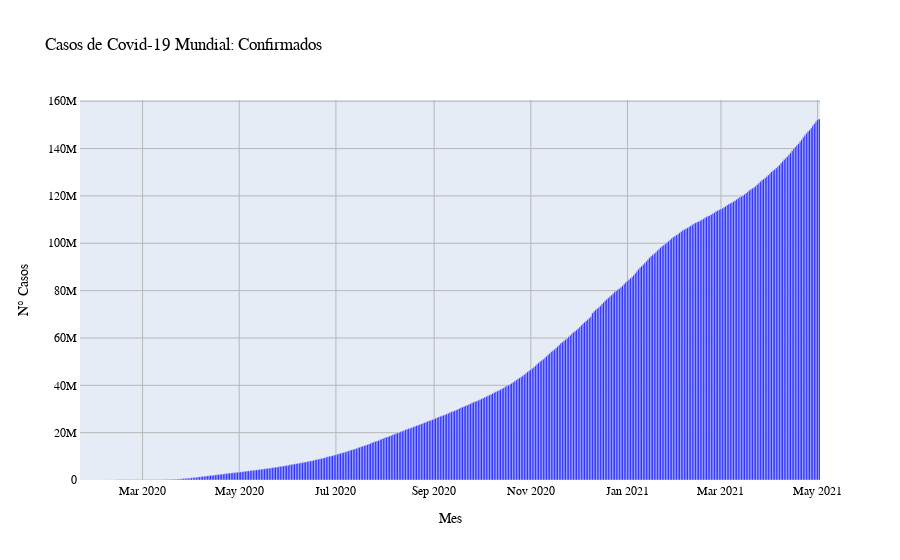

This figure's notebook cell:
### Markdown cell above
### Barras <br>
Se crea una gráfica de barras para cada categoría correspondiente al día de observación

### Code cell
trace1 = go.Bar(x = confirmed['ObservationDate'],
               y = confirmed['Confirmed'],
               name = 'Confirmados',
               marker_color = 'blue')

layout = go.Layout(barmode = 'group',
                  bargap = 0,
                  bargroupgap = 0,
                  title = "Casos de Covid-19 Mundial: Confirmados",
                  xaxis = dict(title='Mes',zeroline = False,
                              gridcolor = 'rgb(183,183,183)',showline = True),
                  yaxis = dict(title='N° Casos',zeroline = False,
                                gridcolor = 'rgb(183,183,183)',showline = True),
                   font = dict(family = 'Courier New, monospace', size = 12, color= 'rgb(0,0,0)'),
                   legend = dict(x = 0, y = 1.0, bgcolor = 'rgba(255, 255, 255, 0)', bordercolor = 'rgba(255, 255, 255, 0)')
                  )

data = [trace1]
fig = go.Figure(data = data, layout= layout)
iplot(fig)

### Figure 1 — Plotly figure (JSON) as saved in the notebook; plotly's stock layout.template omitted (floating-point values rounded to 4 significant figures; data arrays with more than 128 entries replaced by an {"elided": "..."} marker saying what was removed)
{"data": [{"marker": {"color": "blue"}, "name": "Confirmados", "type": "bar", "x": {"elided": "467 str values"}, "y": {"elided": "467 int values"}}], "layout": {"bargap": 0, "bargroupgap": 0, "barmode": "group", "font": {"color": "rgb(0,0,0)", "family": "Courier New, monospace", "size": 12}, "legend": {"bgcolor": "rgba(255, 255, 255, 0)", "bordercolor": "rgba(255, 255, 255, 0)", "x": 0, "y": 1}, "title": {"text": "Casos de Covid-19 Mundial: Confirmados"}, "xaxis": {"gridcolor": "rgb(183,183,183)", "showline": true, "title": {"text": "Mes"}, "zeroline": false}, "yaxis": {"gridcolor": "rgb(183,183,183)", "showline": true, "title": {"text": "N° Casos"}, "zeroline": false}}}
